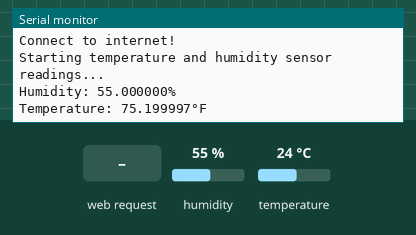
Simulated run of this program. Board: ESP32. On the bench: the last lines printed to the serial monitor. The inputs (shaded band) are chosen by the test bench; at power-on: humidity 55 %, temperature 24 °C. WiFi joins after 1.5 s; servers stay silent unless stated.

Above: at 4.2 s.
4.3 s: HTTP request GET / received
At 5.0 s:
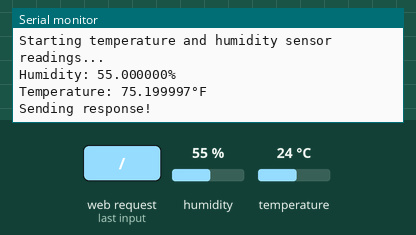
5.8 s: humidity set to 22 %
At 6.9 s:
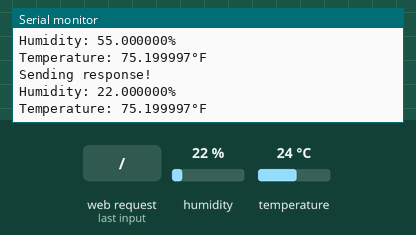
7.3 s: temperature set to 12 °C
8.8 s: humidity set to 40 %
At 10.1 s:
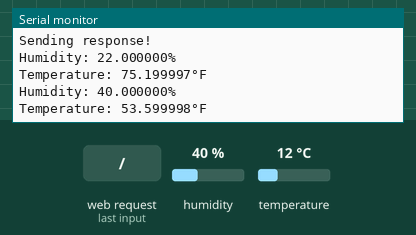

The program:

main.cpp
```cpp
#include <Arduino.h>
#include <DHT.h>
#include <WiFiManager.h>
#include <WebServer.h>
#include <ArduinoJson.h>

// pin/dht config
#define DHTPIN 21
#define DHTTYPE DHT11

// func declarations:
DHT dht(DHTPIN, DHTTYPE);
WebServer server(80);

void sendResponse();
void setupApi();

float humidity;
float temperature;

StaticJsonDocument<1024> jsonDocument;
char buffer[1024];

uint32_t measureDelay = 3000;
uint32_t lastTimeRan;

void setup() {
  // setup serial
  Serial.begin(115200);
  delay(1500);

  // setup wifi
  WiFi.mode(WIFI_STA);
  WiFiManager wm;
  bool res;
  res = wm.autoConnect("AutoConnectAP", "password");

  if (!res) {
    Serial.println("Failed to connect!");
    ESP.restart();
  }
  else {
    Serial.println("Connect to internet!");
  }

  setupApi();

  Serial.println("Starting temperature and humidity sensor readings...");
  dht.begin();
}

void loop() {
  server.handleClient();

  if (millis() > lastTimeRan + measureDelay) {
    // read sensors
    humidity = dht.readHumidity();
    temperature = dht.readTemperature(true); // fahrenheit

    lastTimeRan = millis();

    Serial.printf("Humidity: ");
    Serial.printf("%f%\n", humidity);

    Serial.print("Temperature: ");
    Serial.printf("%f°F\n", temperature);
  }
}

// func definitions:
void sendResponse() {
  Serial.println("Sending response!");

  // setup JSON document to send
  jsonDocument.clear();
  jsonDocument["temperature"] = temperature;
  jsonDocument["humidity"] = humidity;
  serializeJson(jsonDocument, buffer);

  server.send(200, "application/json", buffer);

}

void setupApi() {
  server.on("/", sendResponse);
  server.begin();
}
```

Measured:
- after the input at 4.3 s, the serial monitor: prints a new line at once (image 1)
- after the input at 5.8 s, the serial monitor: prints a new line after 0.25 s (image 2)
- after the input at 8.8 s, the serial monitor: prints a new line after 0.28 s (image 3)
